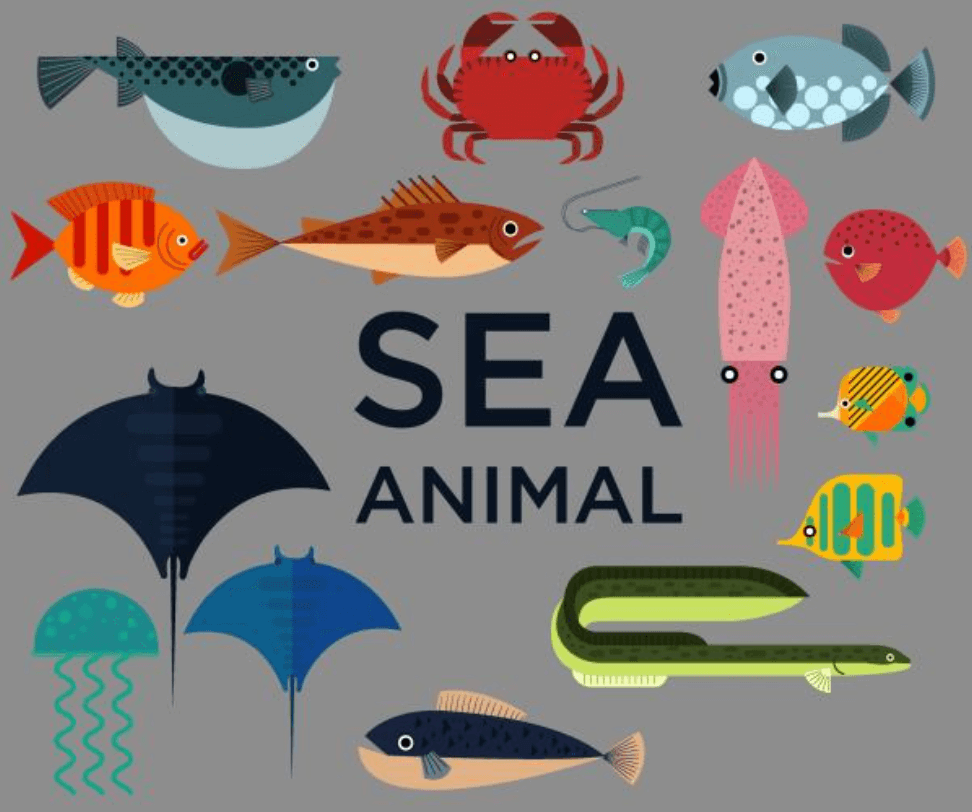
//> input picture Demo26/2.png, 972 x 812 px
$ ./convex_hull_demo   (built with g++ and OpenCV 4)
//> lines starting //> are read from the running program, lines starting //| are printed output that depends on the picture; after the words box and inside, x2 and y2 are one past the last pixel; in counts of white or black regions, pixels touching at a corner belong together
#include <opencv2/opencv.hpp>
#include <iostream>
#include <math.h>

using namespace std;
using namespace cv;
Mat src, src_gray, dst;
int threshold_value = 100;
int threshold_max = 255;
const char *output_win = "convex hull demo";

void Threshold_Callback(int, void *);

RNG rng(12345);

int main(int argc, char **argv) {
    src = imread("../../Demo26/2.png");
//> src is the input picture: 812 rows x 972 cols, CV_8UC3; mean B, G, R 121, 125, 129.9
    if (!src.data) {
        printf("could not load image...\n");
        return -1;
    }
    const char *input_win = "input image";
    namedWindow(input_win, WINDOW_AUTOSIZE);
    //imshow(input_win, src);
    //waitKey(0);
    namedWindow(output_win, WINDOW_NORMAL);
    const char *trackbar_label = "Threshold : ";

    cvtColor(src, src_gray, COLOR_BGR2GRAY);
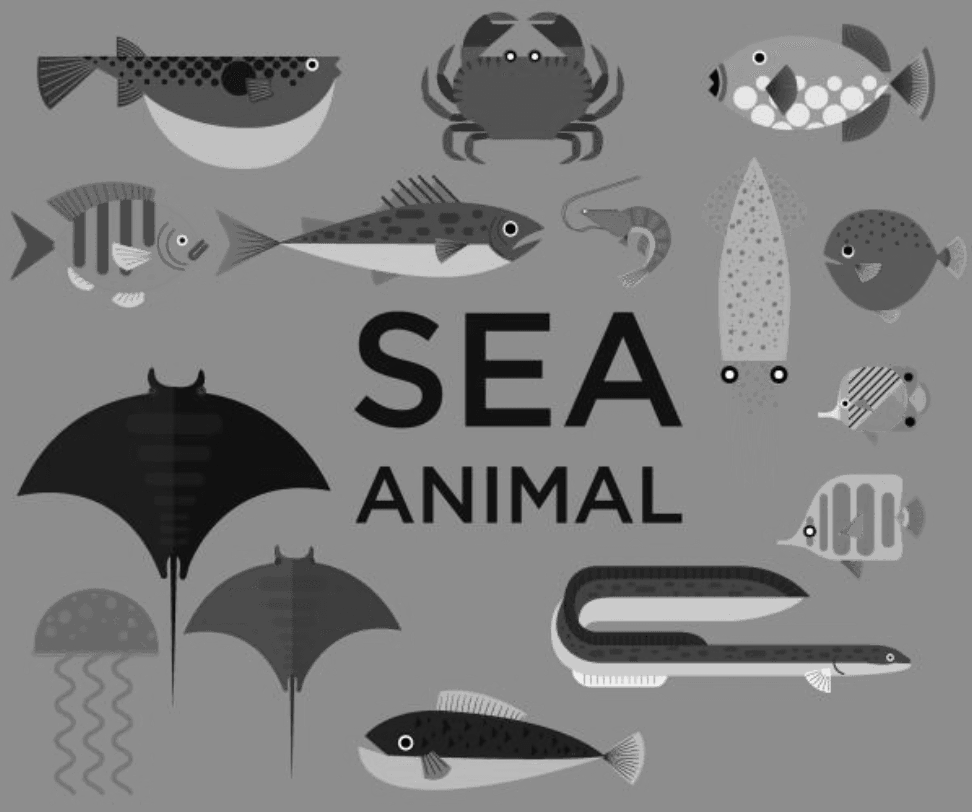
//> src_gray: 812 rows x 972 cols, CV_8UC1; min 7, max 245, mean 126
    blur(src_gray, src_gray, Size(3, 3), Point(-1, -1), BORDER_DEFAULT);
    imshow(input_win, src_gray);
    //waitKey(0);

    createTrackbar(trackbar_label, output_win, &threshold_value, threshold_max, Threshold_Callback);
    Threshold_Callback(0, 0);
    waitKey(0);
    return 0;
}

void Threshold_Callback(int, void *) {
    Mat bin_output;
    vector<vector<Point>> contours;
    vector<Vec4i> hierachy;

    threshold(src_gray, bin_output, threshold_value, threshold_max, THRESH_BINARY);
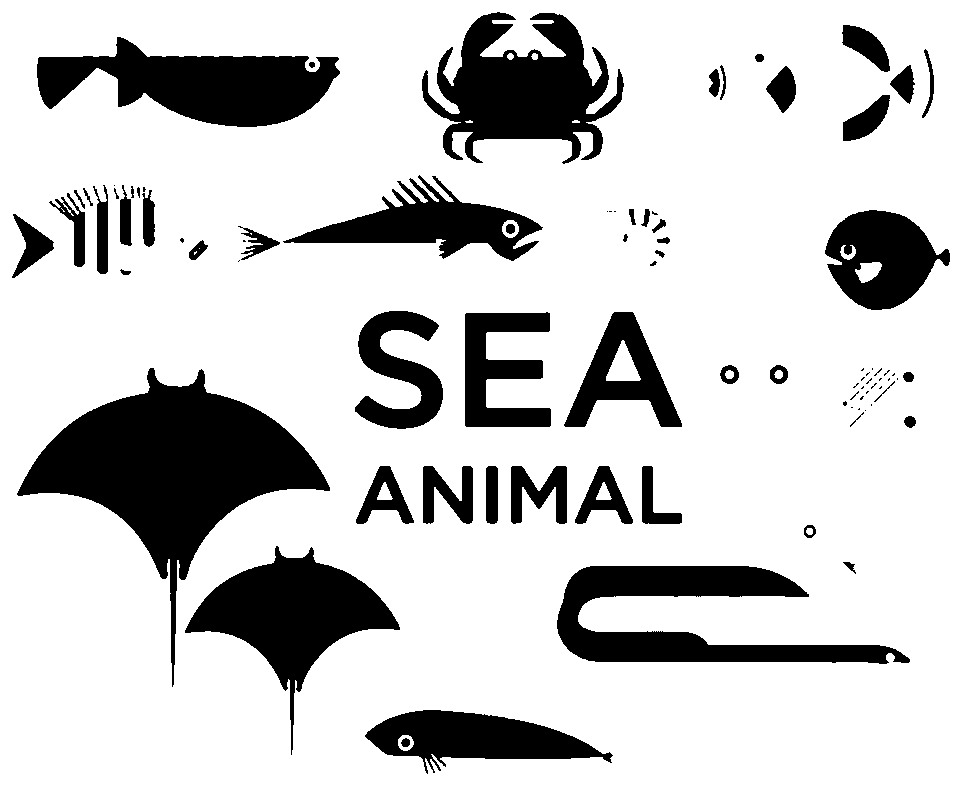
//> bin_output: 812 rows x 972 cols, CV_8UC1; 80.7% white; 88 black regions (32 under 20 px)
    findContours(bin_output, contours, hierachy, RETR_TREE, CHAIN_APPROX_SIMPLE, Point(0, 0));
//> contours = 121 contours, 52 with area under 20; largest, box (x1, y1, x2, y2) and area: (0, 0, 972, 812) 787481, (16, 367, 331, 688) 31805, (421, 11, 625, 165) 17068, (36, 36, 341, 128) 15508, (556, 565, 911, 665) 15412

    vector<vector<Point>> convexs(contours.size());
//> convexs = 121 empty contours
    for (size_t i = 0; i < contours.size(); i++) {
        convexHull(contours[i], convexs[i], false, true);
    }
//> this loop made 121 passes
//> after the loop, convexs = 121 contours, 51 with area under 20; largest, box (x1, y1, x2, y2) and area: (0, 0, 972, 812) 787481, (16, 367, 331, 688) 56665, (556, 565, 911, 665) 27238, (184, 545, 401, 756) 25764, (421, 11, 625, 165) 24788

    // 绘制
    dst = Mat::zeros(src.size(), CV_8UC3);
    vector<Vec4i> empty(0);
    for (size_t k = 0; k < contours.size(); k++) {
        Scalar color = Scalar(rng.uniform(0, 255), rng.uniform(0, 255), rng.uniform(0, 255));
        drawContours(dst, contours, k, color, 2, LINE_8, hierachy, 0, Point(0, 0));
        drawContours(dst, convexs, k, color, 2, LINE_8, empty, 0, Point(0, 0));
    }
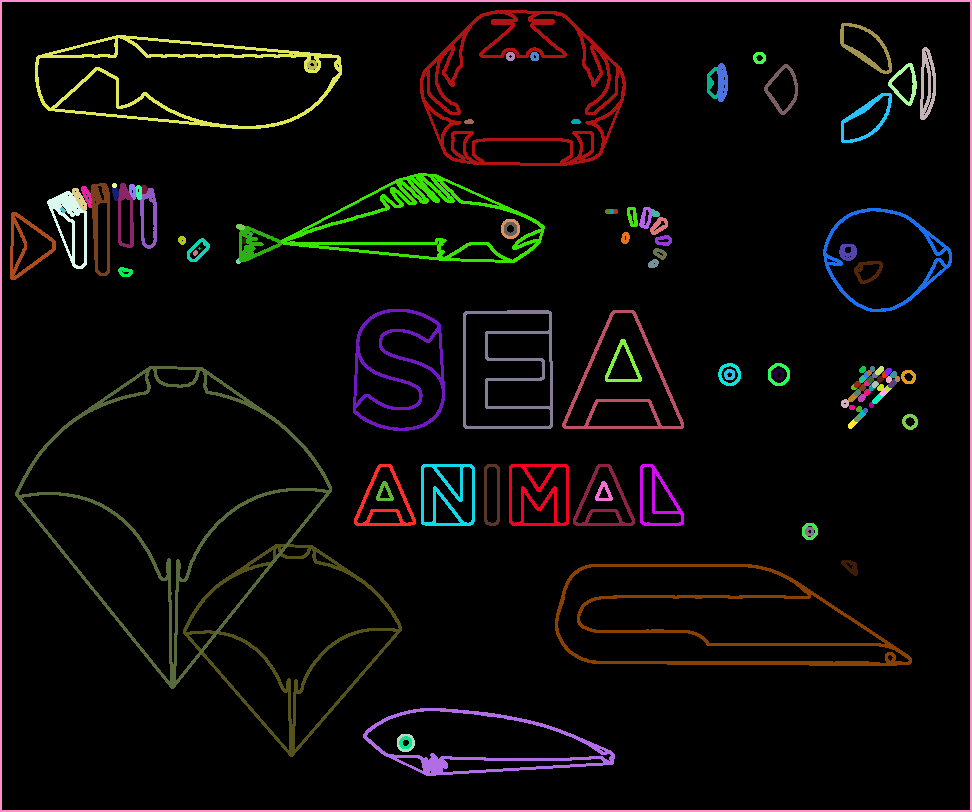
//> dst: 812 rows x 972 cols, CV_8UC3; mean B, G, R 8.4, 9.8, 12.2
    imshow(output_win, dst);

    return;
}
